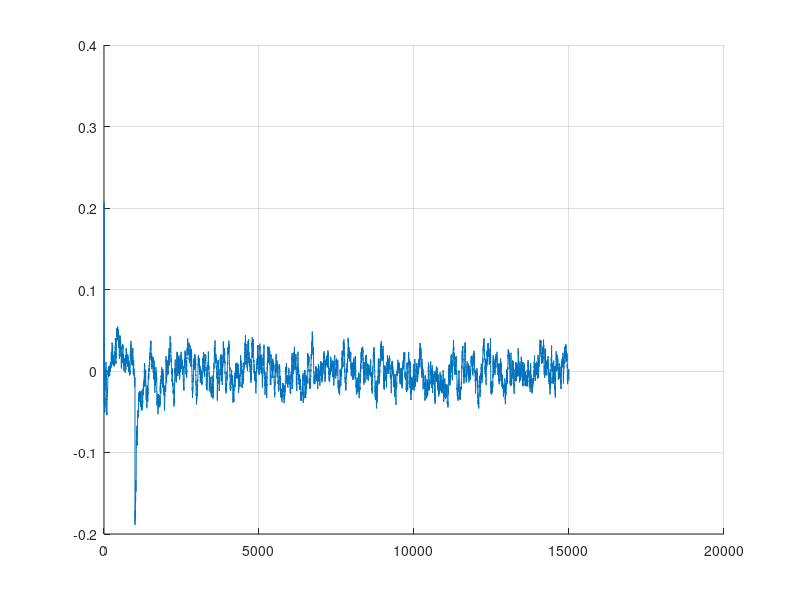

Source code (MATLAB): (Note: this script raises an error after producing the figure.)
% a1=1;a2=3;b0=3;b1=2; % parametry theta
% theta = [a1;a2;b0;b1]
% n=1:1:10000; %10000 próbek
% Un = rand(1,size(n,2)); %wejściowy sygnał jednostajny n próbek;

%--------------------------------------------------------------------------
clear all;
clc
theta_r = [0.6;0.8;0.5;0.9]; %rzeczywiste theta
lambda = 0.98;
N=15000; %liczba probek
U = rand(N,1)*20;
%t = 0:1:N-1;
%U = sin(t);
% figure
% plot(t,U);
P=eye(4);
theta = [0;0;0;0]; %estymowana theta
Y=rand(N,1)*20;
a1 = zeros(1,N);
a2 = zeros(1,N);
b1 = zeros(1,N);
b2 = zeros(1,N);
phi = [0;0;0;0];
a1_error = zeros(1,N);
noise = normrnd(0,1,[1,N]);
for n=2:1:N
     if n==1000 %po pewnym czasie zmienia sie parametr a1
         theta_r(1)=theta_r(1)+0.2;
     end
    phi = [Y(n);Y(n-1);U(n);U(n-1)];
    Y(n) = (phi')*theta_r+noise(n); %normrnd(0,1) to szum o rozkladzie normalnym [NIEskorelowany]
    %Y(n) = (phi')*theta_r+0.4*noise(n)+0.6*noise(n-1); %normrnd(0,1) to szum o rozkladzie normalnym [skorelowany]
    P = (P-(P*phi*(phi')*P)/(lambda+(phi')*P*phi))/lambda;
    theta = theta+P*phi*(Y(n)-(phi')*theta);
    a1(n) = theta(1);
    a2(n) = theta(2);
    b1(n) = theta(3);
    b2(n) = theta(4);
    a1_error(n) = theta(1)-theta_r(1);
end
theta'
% figure
% hold on;
% grid on;
% plot (1:N,a1);
% plot (1:N,a2);
% plot (1:N,b1);
% plot (1:N,b2);
% txt = ['Theta estimated with ',num2str(N),' samples']; % changing nuber to char to display it in legend
% a1=['a1*=0.6, estimated a1=',num2str(a1(n))];
% a2=['a2*=0.8, estimated a2=',num2str(a2(n))];
% b1=['b1*=0.5, estimated b1=',num2str(b1(n))];
% b2=['b2*=0.9, estimated b2=',num2str(b2(n))];
% legend(a1,a2,b1,b2,'Location','SE')
% title(txt);
%------------------obliczanie bledu theta_r-theta-----------------%
figure
hold on;
grid on;
plot (1:N,a1_error);
%plot (1:N,a2-theta_r(2));
%plot (1:N,b1-theta_r(3));
%plot (1:N,b2-theta_r(4));
txt = ['Theta estimated with ',num2str(N),' samples']; % changing nuber to char to display it in legend
a1=['a1*=0.6, estimation error =',num2str(a1_error(n))];
a2=['a2*=0.8, estimation error =',num2str(a2(n)-0.8)];
b1=['b1*=0.5, estimation error =',num2str(b1(n)-0.5)];
b2=['b2*=0.9, estimation error =',num2str(b2(n)-0.9)];
legend(a1,a2,b1,b2,'Location','SE')
title(txt);